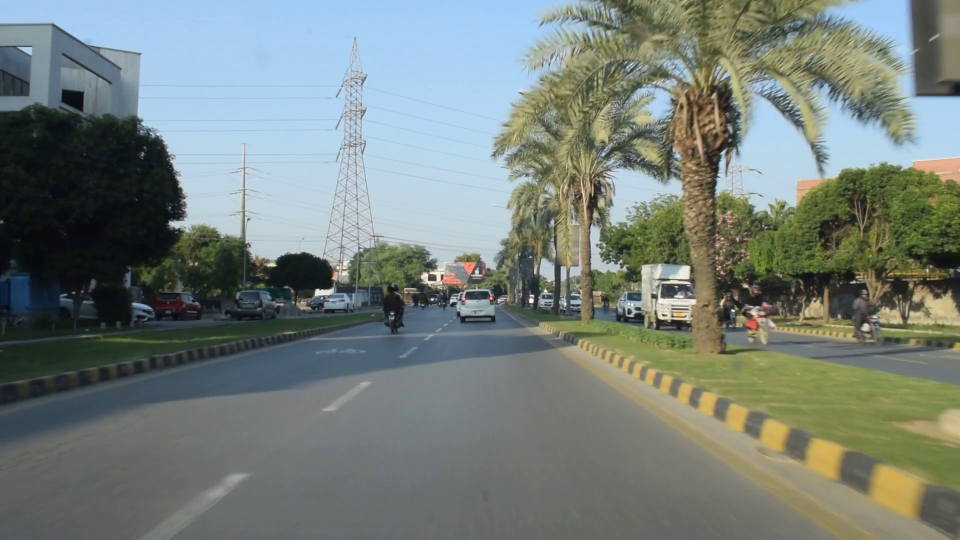
#> input picture Task 4/Task4/pred7.jpg, 1920 x 1080 px (shown at 1/2 size)
$ jupyter execute generatingTopView.ipynb   (shell and % lines are left out)   (older library calls are emulated)
#> lines starting #> are read from the running program, lines starting #| are printed output that depends on the picture
## Imports 🙅🏻‍♂️🙅🏻‍♀️

[cell 1]
import matplotlib
# !pip install opencv-python
import matplotlib.pyplot as ajeeb
import cv2
import math
from matplotlib import pyplot as plt
from matplotlib import cm
from matplotlib import image as mpimg
from matplotlib.pyplot import figure
import seaborn as sns
import numpy as np
from scipy import linalg
from scipy.linalg import null_space
# !pip install imageio
import imageio

### Pre-Processing

[cell 2]
# Add your code here
# Load the two images
def normalize_image(image):
    gray_image = cv2.cvtColor(image, cv2.COLOR_BGR2GRAY)
    normalize_image = cv2.normalize(gray_image, None, alpha=0, beta=1, norm_type=cv2.NORM_MINMAX, dtype=cv2.CV_32F)
    normalize_image= cv2.resize(image, (600, 600))
    return normalize_image

image1 = cv2.imread('pred7.jpg')
#> image1 is the input picture: shape (1080, 1920, 3); mean B, G, R 122.4, 127.8, 117.7
image2 = cv2.imread('aerial.jpg')
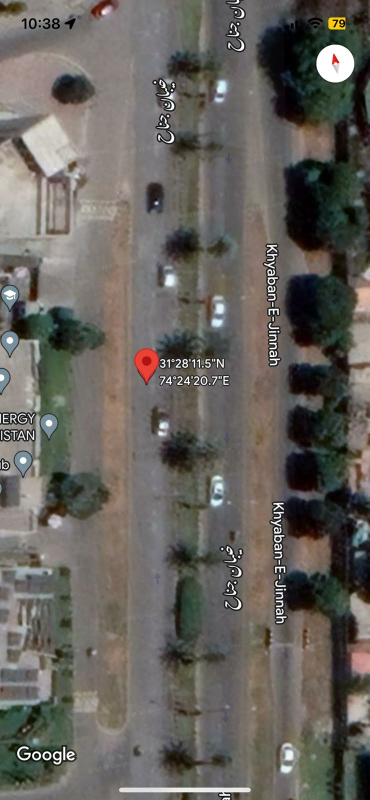
#> input picture Task 4/Task4/aerial.jpg, 739 x 1600 px (shown at 1/2 size)
#> image2 is the input picture: shape (1600, 739, 3); mean B, G, R 93, 98.5, 101.8

image1 = normalize_image(image1)
#> in normalize_image, `gray_image = cv2.cvtColor(image, cv2.COLOR_BGR2GRAY)`:
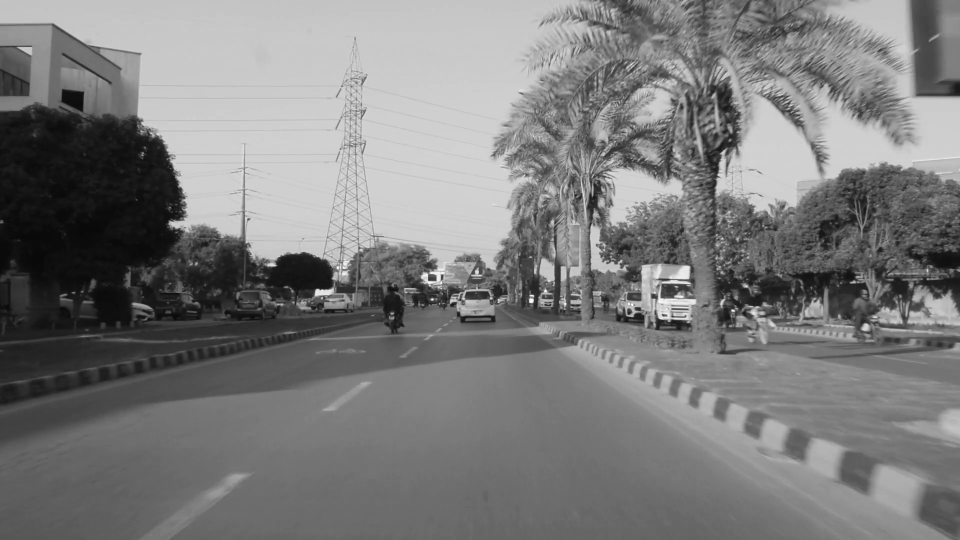
#> gray_image: shape (1080, 1920) (shown at 1/2 size); min 2, max 255, mean 124.2
#> in normalize_image, `normalize_image= cv2.resize(image, (600, 600))`:
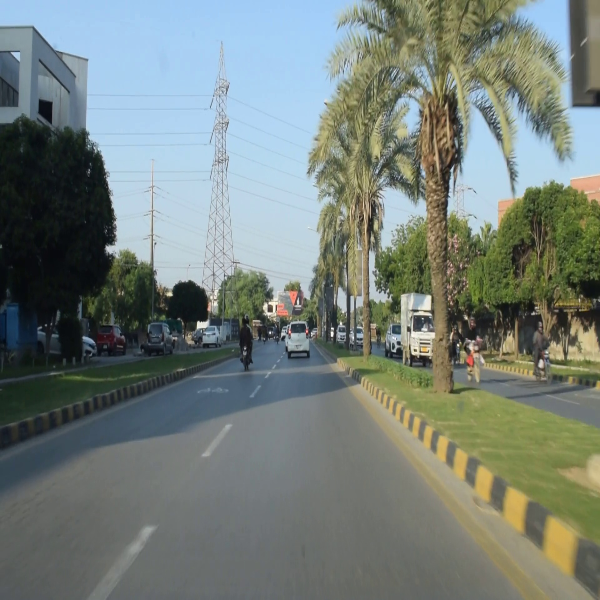
#> normalize_image: shape (600, 600, 3); mean B, G, R 122.3, 127.8, 117.6
image2 = normalize_image(image2)
#> in normalize_image (call 2), `gray_image = cv2.cvtColor(image, cv2.COLOR_BGR2GRAY)`:
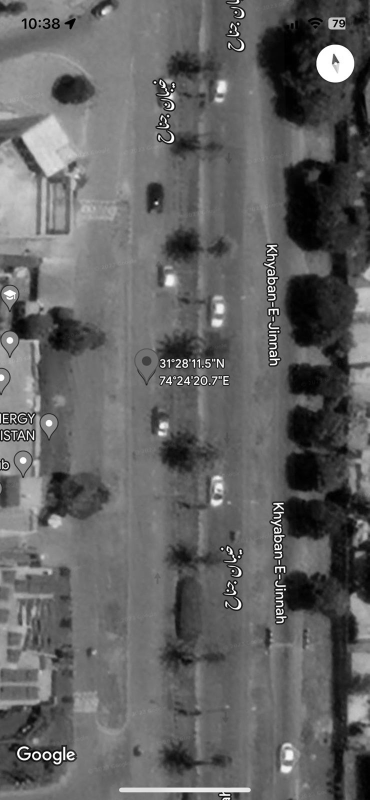
#> gray_image: shape (1600, 739) (shown at 1/2 size); min 0, max 255, mean 98.9
#> in normalize_image (call 2), `normalize_image= cv2.resize(image, (600, 600))`:
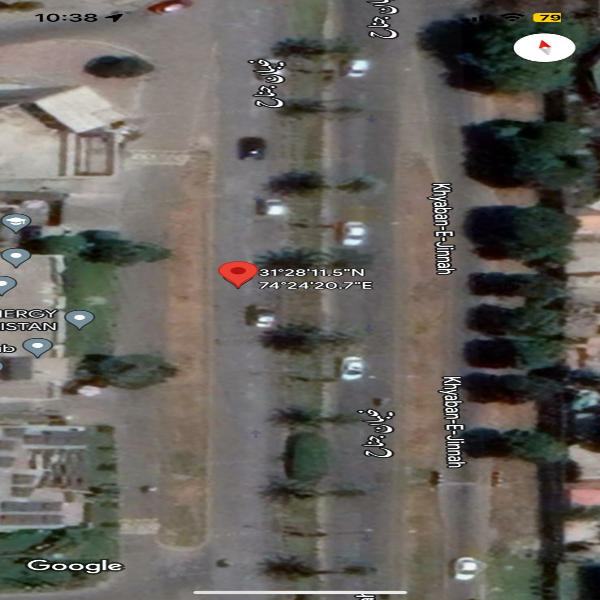
#> normalize_image: shape (600, 600, 3); mean B, G, R 92.9, 98.4, 101.7

# Display the two images
# Add your code here
plt.imshow(image1)
plt.show()

plt.imshow(image2)
plt.show()
